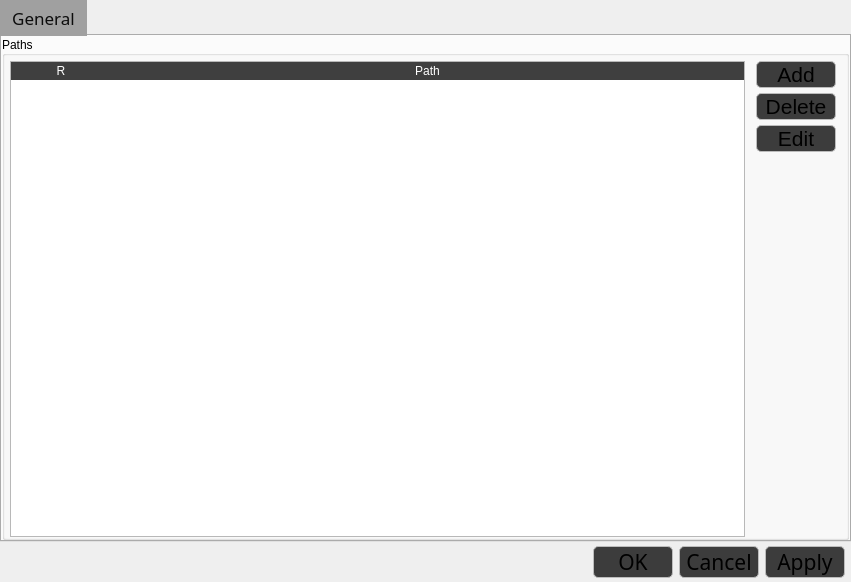
<?xml version="1.0" encoding="UTF-8"?>
<ui version="4.0">
 <class>MainWidget</class>
 <widget class="QWidget" name="MainWidget">
  <property name="enabled">
   <bool>true</bool>
  </property>
  <property name="geometry">
   <rect>
    <x>0</x>
    <y>0</y>
    <width>851</width>
    <height>582</height>
   </rect>
  </property>
  <property name="sizePolicy">
   <sizepolicy hsizetype="Expanding" vsizetype="Expanding">
    <horstretch>0</horstretch>
    <verstretch>0</verstretch>
   </sizepolicy>
  </property>
  <property name="minimumSize">
   <size>
    <width>750</width>
    <height>500</height>
   </size>
  </property>
  <property name="windowTitle">
   <string>Settings</string>
  </property>
  <property name="styleSheet">
   <string notr="true">color: rgb(255, 255, 255);
font: 75 13pt &quot;Century Gothic&quot;;
selection-background-color: rgb(188, 188, 188);
selection-color: rgb(0, 0, 0);
border-color: rgb(15, 15, 15);
background-color: rgb(63, 63, 63);
alternate-background-color: rgb(188, 188, 188);

QMenuBar::item:selected {
background-color: rgb(188, 188, 188);
color: rgb(0, 0, 0);
}

QPushButton {
background-color: rgb(60, 60, 60);
border-radius: 5%;
border: 1px solid rgb(188, 188, 188);
font-size: 16pt;
}

QPushButton:hover{
background-color: rgb(188, 188, 188);
color: rgb(0, 0, 0);
}
                                                                
            </string>
  </property>
  <layout class="QGridLayout" name="MainWidget_gridLayout">
   <property name="leftMargin">
    <number>0</number>
   </property>
   <property name="topMargin">
    <number>0</number>
   </property>
   <property name="rightMargin">
    <number>0</number>
   </property>
   <property name="bottomMargin">
    <number>0</number>
   </property>
   <property name="spacing">
    <number>0</number>
   </property>
   <item row="1" column="0">
    <widget class="QTabWidget" name="tabWidget">
     <property name="enabled">
      <bool>true</bool>
     </property>
     <property name="font">
      <font>
       <family>Century Gothic</family>
       <pointsize>13</pointsize>
       <weight>9</weight>
       <italic>false</italic>
       <bold>false</bold>
      </font>
     </property>
     <property name="layoutDirection">
      <enum>Qt::LeftToRight</enum>
     </property>
     <property name="autoFillBackground">
      <bool>false</bool>
     </property>
     <property name="styleSheet">
      <string notr="true">QTabBar {
                            font: 13pt &quot;Century Gothic&quot;;
                            border: 0px solid;
                            }

                            QTabBar:tab {
                            font: 13pt &quot;Century Gothic&quot;;
                            background-color: rgb(63, 63, 63);

                            }
                            QTabBar:tab:hover {
                            background-color: rgb(188, 188, 188);
                            color: rgb(0, 0, 0)
                            }
                            QTabBar:tab:selected {
                            background-color: rgb(160, 160, 160);
                            color: rgb(12, 12, 12);
                            }

                            QTabWidget::pane {}
                        </string>
     </property>
     <property name="tabPosition">
      <enum>QTabWidget::North</enum>
     </property>
     <property name="tabShape">
      <enum>QTabWidget::Rounded</enum>
     </property>
     <property name="currentIndex">
      <number>0</number>
     </property>
     <property name="elideMode">
      <enum>Qt::ElideNone</enum>
     </property>
     <property name="usesScrollButtons">
      <bool>true</bool>
     </property>
     <property name="documentMode">
      <bool>false</bool>
     </property>
     <property name="tabsClosable">
      <bool>false</bool>
     </property>
     <property name="movable">
      <bool>false</bool>
     </property>
     <property name="tabBarAutoHide">
      <bool>false</bool>
     </property>
     <widget class="QWidget" name="tab_general">
      <property name="styleSheet">
       <string notr="true"/>
      </property>
      <attribute name="title">
       <string>General</string>
      </attribute>
      <layout class="QGridLayout" name="tab_general_gridLayout">
       <property name="leftMargin">
        <number>0</number>
       </property>
       <property name="topMargin">
        <number>0</number>
       </property>
       <property name="rightMargin">
        <number>0</number>
       </property>
       <property name="bottomMargin">
        <number>0</number>
       </property>
       <property name="spacing">
        <number>0</number>
       </property>
       <item row="0" column="0">
        <widget class="QGroupBox" name="groupBox_audio_paths">
         <property name="styleSheet">
          <string notr="true"/>
         </property>
         <property name="title">
          <string>Paths</string>
         </property>
         <property name="alignment">
          <set>Qt::AlignLeading|Qt::AlignLeft|Qt::AlignVCenter</set>
         </property>
         <property name="flat">
          <bool>true</bool>
         </property>
         <property name="checkable">
          <bool>false</bool>
         </property>
         <layout class="QGridLayout" name="groupBox_music_paths_gridLayout">
          <property name="leftMargin">
           <number>5</number>
          </property>
          <property name="topMargin">
           <number>5</number>
          </property>
          <property name="rightMargin">
           <number>5</number>
          </property>
          <property name="bottomMargin">
           <number>0</number>
          </property>
          <item row="0" column="1">
           <widget class="QWidget" name="widget_audio_paths_buttons" native="true">
            <property name="styleSheet">
             <string notr="true">QPushButton {
background-color: rgb(60, 60, 60);
border-radius: 5%;
border: 1px solid rgb(188, 188, 188);
font-size: 16pt;
}

QPushButton:hover{
background-color: rgb(188, 188, 188);
color: rgb(0, 0, 0);
}</string>
            </property>
            <layout class="QVBoxLayout" name="widget_music_paths_buttons_verticalLayout">
             <property name="spacing">
              <number>5</number>
             </property>
             <property name="leftMargin">
              <number>5</number>
             </property>
             <property name="topMargin">
              <number>0</number>
             </property>
             <property name="rightMargin">
              <number>5</number>
             </property>
             <property name="bottomMargin">
              <number>0</number>
             </property>
             <item>
              <widget class="QPushButton" name="button_add_path">
               <property name="minimumSize">
                <size>
                 <width>80</width>
                 <height>0</height>
                </size>
               </property>
               <property name="maximumSize">
                <size>
                 <width>80</width>
                 <height>16777215</height>
                </size>
               </property>
               <property name="styleSheet">
                <string notr="true"/>
               </property>
               <property name="text">
                <string>Add</string>
               </property>
              </widget>
             </item>
             <item>
              <widget class="QPushButton" name="button_delete_path">
               <property name="minimumSize">
                <size>
                 <width>80</width>
                 <height>0</height>
                </size>
               </property>
               <property name="maximumSize">
                <size>
                 <width>80</width>
                 <height>16777215</height>
                </size>
               </property>
               <property name="styleSheet">
                <string notr="true"/>
               </property>
               <property name="text">
                <string>Delete</string>
               </property>
              </widget>
             </item>
             <item>
              <widget class="QPushButton" name="button_edit_path">
               <property name="minimumSize">
                <size>
                 <width>80</width>
                 <height>0</height>
                </size>
               </property>
               <property name="maximumSize">
                <size>
                 <width>80</width>
                 <height>16777215</height>
                </size>
               </property>
               <property name="styleSheet">
                <string notr="true"/>
               </property>
               <property name="text">
                <string>Edit</string>
               </property>
              </widget>
             </item>
             <item>
              <spacer name="verticalSpacer">
               <property name="orientation">
                <enum>Qt::Vertical</enum>
               </property>
               <property name="sizeHint" stdset="0">
                <size>
                 <width>20</width>
                 <height>318</height>
                </size>
               </property>
              </spacer>
             </item>
            </layout>
           </widget>
          </item>
          <item row="0" column="0">
           <widget class="QTableWidget" name="tableWidget_audio_paths">
            <property name="styleSheet">
             <string notr="true">QHeaderView {
background: transparent;
border: 0px solid;
}

QHeaderView::section {
background-color: rgb(63, 63, 63);
color: white;
border: 0px solid;
}

QTableCornerButton::section {
background-color: rgb(63,63, 63);
border: 0px solid;
}</string>
            </property>
            <property name="frameShape">
             <enum>QFrame::StyledPanel</enum>
            </property>
            <property name="frameShadow">
             <enum>QFrame::Sunken</enum>
            </property>
            <property name="lineWidth">
             <number>1</number>
            </property>
            <property name="verticalScrollBarPolicy">
             <enum>Qt::ScrollBarAsNeeded</enum>
            </property>
            <property name="horizontalScrollBarPolicy">
             <enum>Qt::ScrollBarAlwaysOff</enum>
            </property>
            <property name="sizeAdjustPolicy">
             <enum>QAbstractScrollArea::AdjustIgnored</enum>
            </property>
            <property name="selectionMode">
             <enum>QAbstractItemView::SingleSelection</enum>
            </property>
            <property name="selectionBehavior">
             <enum>QAbstractItemView::SelectItems</enum>
            </property>
            <property name="showGrid">
             <bool>true</bool>
            </property>
            <property name="sortingEnabled">
             <bool>true</bool>
            </property>
            <property name="cornerButtonEnabled">
             <bool>true</bool>
            </property>
            <attribute name="horizontalHeaderMinimumSectionSize">
             <number>10</number>
            </attribute>
            <attribute name="horizontalHeaderStretchLastSection">
             <bool>true</bool>
            </attribute>
            <column>
             <property name="text">
              <string extracomment="Recursive search">R</string>
             </property>
             <property name="toolTip">
              <string extracomment="Recursive search"/>
             </property>
             <property name="whatsThis">
              <string extracomment="Recursive search"/>
             </property>
            </column>
            <column>
             <property name="text">
              <string>Path</string>
             </property>
            </column>
           </widget>
          </item>
         </layout>
        </widget>
       </item>
      </layout>
     </widget>
    </widget>
   </item>
   <item row="2" column="0">
    <widget class="QWidget" name="widget_footer" native="true">
     <property name="sizePolicy">
      <sizepolicy hsizetype="Expanding" vsizetype="Preferred">
       <horstretch>0</horstretch>
       <verstretch>0</verstretch>
      </sizepolicy>
     </property>
     <property name="minimumSize">
      <size>
       <width>0</width>
       <height>40</height>
      </size>
     </property>
     <property name="maximumSize">
      <size>
       <width>16777215</width>
       <height>40</height>
      </size>
     </property>
     <property name="autoFillBackground">
      <bool>false</bool>
     </property>
     <layout class="QHBoxLayout" name="widget_footer_horizontalLayout">
      <property name="leftMargin">
       <number>0</number>
      </property>
      <property name="topMargin">
       <number>4</number>
      </property>
      <property name="rightMargin">
       <number>6</number>
      </property>
      <property name="bottomMargin">
       <number>4</number>
      </property>
      <item>
       <spacer name="horizontalSpacer">
        <property name="orientation">
         <enum>Qt::Horizontal</enum>
        </property>
        <property name="sizeHint" stdset="0">
         <size>
          <width>498</width>
          <height>20</height>
         </size>
        </property>
       </spacer>
      </item>
      <item>
       <widget class="QWidget" name="widget_footer_buttons" native="true">
        <property name="styleSheet">
         <string notr="true">QPushButton {
background-color: rgb(60, 60, 60);
border-radius: 5%;
border: 1px solid rgb(188, 188, 188);
font-size: 16pt;
}

QPushButton:hover{
background-color: rgb(188, 188, 188);
color: rgb(0, 0, 0);
}</string>
        </property>
        <layout class="QGridLayout" name="widget_footer_buttons_gridLayout">
         <property name="leftMargin">
          <number>0</number>
         </property>
         <property name="topMargin">
          <number>0</number>
         </property>
         <property name="rightMargin">
          <number>0</number>
         </property>
         <property name="bottomMargin">
          <number>0</number>
         </property>
         <property name="verticalSpacing">
          <number>0</number>
         </property>
         <item row="0" column="0">
          <widget class="QPushButton" name="button_ok">
           <property name="minimumSize">
            <size>
             <width>80</width>
             <height>32</height>
            </size>
           </property>
           <property name="maximumSize">
            <size>
             <width>80</width>
             <height>32</height>
            </size>
           </property>
           <property name="font">
            <font>
             <family>Century Gothic</family>
             <pointsize>16</pointsize>
             <weight>9</weight>
             <italic>false</italic>
             <bold>false</bold>
            </font>
           </property>
           <property name="styleSheet">
            <string notr="true"/>
           </property>
           <property name="text">
            <string>OK</string>
           </property>
          </widget>
         </item>
         <item row="0" column="1">
          <widget class="QPushButton" name="button_cancel">
           <property name="minimumSize">
            <size>
             <width>80</width>
             <height>32</height>
            </size>
           </property>
           <property name="maximumSize">
            <size>
             <width>80</width>
             <height>32</height>
            </size>
           </property>
           <property name="sizeIncrement">
            <size>
             <width>0</width>
             <height>0</height>
            </size>
           </property>
           <property name="baseSize">
            <size>
             <width>0</width>
             <height>0</height>
            </size>
           </property>
           <property name="font">
            <font>
             <family>Century Gothic</family>
             <pointsize>16</pointsize>
             <weight>9</weight>
             <italic>false</italic>
             <bold>false</bold>
            </font>
           </property>
           <property name="styleSheet">
            <string notr="true"/>
           </property>
           <property name="text">
            <string>Cancel</string>
           </property>
          </widget>
         </item>
         <item row="0" column="2">
          <widget class="QPushButton" name="button_apply">
           <property name="minimumSize">
            <size>
             <width>80</width>
             <height>32</height>
            </size>
           </property>
           <property name="maximumSize">
            <size>
             <width>80</width>
             <height>32</height>
            </size>
           </property>
           <property name="baseSize">
            <size>
             <width>0</width>
             <height>0</height>
            </size>
           </property>
           <property name="font">
            <font>
             <family>Century Gothic</family>
             <pointsize>16</pointsize>
             <weight>9</weight>
             <italic>false</italic>
             <bold>false</bold>
            </font>
           </property>
           <property name="styleSheet">
            <string notr="true"/>
           </property>
           <property name="text">
            <string>Apply</string>
           </property>
          </widget>
         </item>
        </layout>
       </widget>
      </item>
     </layout>
    </widget>
   </item>
  </layout>
 </widget>
 <resources/>
 <connections/>
</ui>
